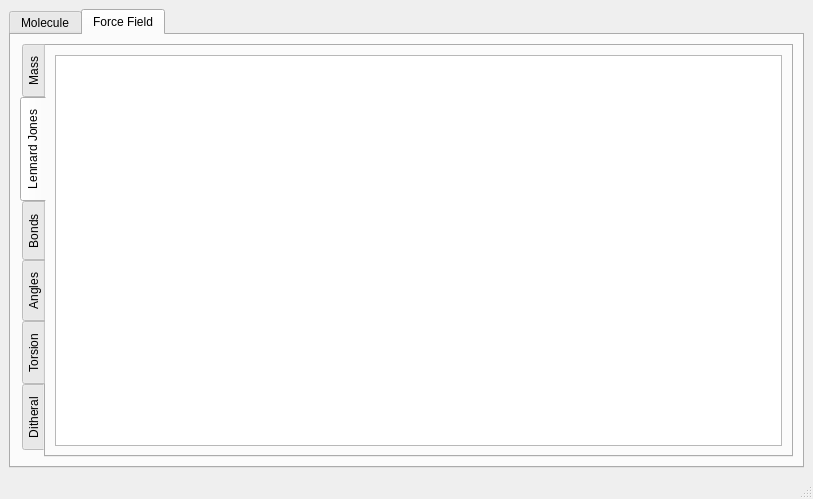
<?xml version="1.0" encoding="UTF-8"?>
<ui version="4.0">
 <class>CMoleculeEditor</class>
 <widget class="QMainWindow" name="CMoleculeEditor">
  <property name="geometry">
   <rect>
    <x>0</x>
    <y>0</y>
    <width>813</width>
    <height>499</height>
   </rect>
  </property>
  <property name="windowTitle">
   <string>MainWindow</string>
  </property>
  <property name="styleSheet">
   <string notr="true"/>
  </property>
  <widget class="QWidget" name="centralwidget">
   <layout class="QVBoxLayout" name="verticalLayout">
    <item>
     <widget class="QTabWidget" name="tabWidget">
      <property name="currentIndex">
       <number>1</number>
      </property>
      <widget class="QWidget" name="tab_mol">
       <attribute name="title">
        <string>Molecule</string>
       </attribute>
       <layout class="QGridLayout" name="gridLayout_3">
        <item row="0" column="0">
         <widget class="QGroupBox" name="groupBox">
          <property name="title">
           <string>Molecules</string>
          </property>
          <layout class="QGridLayout" name="gridLayout_2">
           <item row="0" column="0">
            <widget class="QTableWidget" name="tableWidget"/>
           </item>
          </layout>
         </widget>
        </item>
        <item row="0" column="1" rowspan="2">
         <widget class="QVTKWidget" name="renderWidget" native="true">
          <property name="minimumSize">
           <size>
            <width>300</width>
            <height>0</height>
           </size>
          </property>
         </widget>
        </item>
        <item row="1" column="0">
         <widget class="QGroupBox" name="groupBox_2">
          <property name="title">
           <string>Bonds</string>
          </property>
          <layout class="QGridLayout" name="gridLayout">
           <item row="0" column="0">
            <widget class="QTableWidget" name="tableWidget_2"/>
           </item>
          </layout>
         </widget>
        </item>
       </layout>
      </widget>
      <widget class="QWidget" name="tab_forces">
       <attribute name="title">
        <string>Force Field</string>
       </attribute>
       <layout class="QGridLayout" name="gridLayout_4">
        <item row="0" column="0">
         <widget class="QTabWidget" name="tabWidget_2">
          <property name="tabPosition">
           <enum>QTabWidget::West</enum>
          </property>
          <property name="currentIndex">
           <number>1</number>
          </property>
          <widget class="QWidget" name="tab_mass">
           <attribute name="title">
            <string>Mass</string>
           </attribute>
           <layout class="QGridLayout" name="gridLayout_10">
            <item row="0" column="0">
             <widget class="QTableWidget" name="tableWidget_mass"/>
            </item>
           </layout>
          </widget>
          <widget class="QWidget" name="tab_lj">
           <attribute name="title">
            <string>Lennard Jones</string>
           </attribute>
           <layout class="QGridLayout" name="gridLayout_9">
            <item row="0" column="0">
             <widget class="QTableWidget" name="tableWidget_lj"/>
            </item>
           </layout>
          </widget>
          <widget class="QWidget" name="tab_bonds">
           <attribute name="title">
            <string>Bonds</string>
           </attribute>
           <layout class="QGridLayout" name="gridLayout_8">
            <item row="0" column="0">
             <widget class="QTableWidget" name="tableWidget_bonds"/>
            </item>
           </layout>
          </widget>
          <widget class="QWidget" name="tab_angles">
           <attribute name="title">
            <string>Angles</string>
           </attribute>
           <layout class="QGridLayout" name="gridLayout_7">
            <item row="0" column="0">
             <widget class="QTableWidget" name="tableWidget_angles"/>
            </item>
           </layout>
          </widget>
          <widget class="QWidget" name="tab_torsion">
           <attribute name="title">
            <string>Torsion</string>
           </attribute>
           <layout class="QGridLayout" name="gridLayout_6">
            <item row="0" column="0">
             <widget class="QTableWidget" name="tableWidget_torsion"/>
            </item>
           </layout>
          </widget>
          <widget class="QWidget" name="tab_ditheta">
           <attribute name="title">
            <string>Ditheral</string>
           </attribute>
           <layout class="QGridLayout" name="gridLayout_5">
            <item row="0" column="0">
             <widget class="QTableWidget" name="tableWidget_ditheta"/>
            </item>
           </layout>
          </widget>
         </widget>
        </item>
       </layout>
      </widget>
     </widget>
    </item>
   </layout>
  </widget>
  <widget class="QMenuBar" name="menubar">
   <property name="geometry">
    <rect>
     <x>0</x>
     <y>0</y>
     <width>813</width>
     <height>23</height>
    </rect>
   </property>
  </widget>
  <widget class="QStatusBar" name="statusbar"/>
 </widget>
 <customwidgets>
  <customwidget>
   <class>QVTKWidget</class>
   <extends>QWidget</extends>
   <header>QVTKWidget.h</header>
   <container>1</container>
  </customwidget>
 </customwidgets>
 <resources/>
 <connections/>
</ui>
